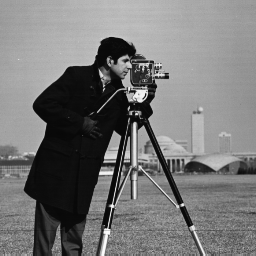
#> input picture imageEnhancement/cameraman.png, 256 x 256 px
$ jupyter execute 'Image Enhancement.ipynb'
#> lines starting #> are read from the running program, lines starting #| are printed output that depends on the picture
# Image Enhancement

Author Noshaba Nasir

[cell 1]
import cv2
import numpy as np
from matplotlib import pyplot as plt
import math

[cell 2]
# read image
#folder= "C:\\Users\\Admin\\Pictures\\Camera Roll\\"
#file= "C:\\Users\\Admin\\Pictures\\Camera Roll\\WIN_20211109_13_11_28_Pro.jpg"
folder=""
file= "cameraman.png"
img = cv2.imread(folder+file, 0)  # read image in grey scale
#> img is the input picture: shape (256, 256); min 7, max 253, mean 118.7

[cell 3]
# shape
m,n = img.shape
#> m = 256; n = 256
print(m,n)
#| 256 256

[cell 4]
# util functions to plot image, save image and create its histogram
def plotimage(img):
    plt.imshow(img)
    plt.title('my picture')
    plt.show()
plotimage(img)

def saveimage(file, img):
    cv2.imwrite(file, img)
#saveimage(folder+"\\bw.jpg", img)

# histrogram stretch
def create_histogram(img, title=""):
#> called with title = ''
    (unique,counts)=np.unique(img, return_counts=True)
#> unique = 247 values from 7 to 253; counts = 247 values, max 1685 at index 7, min 1 at index 246, mean 265.3
    #frequencies = numpy.asarray((unique, counts)).T
    fig = plt.figure()
    ax = fig.add_axes([0,0,1,1])
    ax.bar(unique,counts)
    ax.set_title(title)
    plt.show()
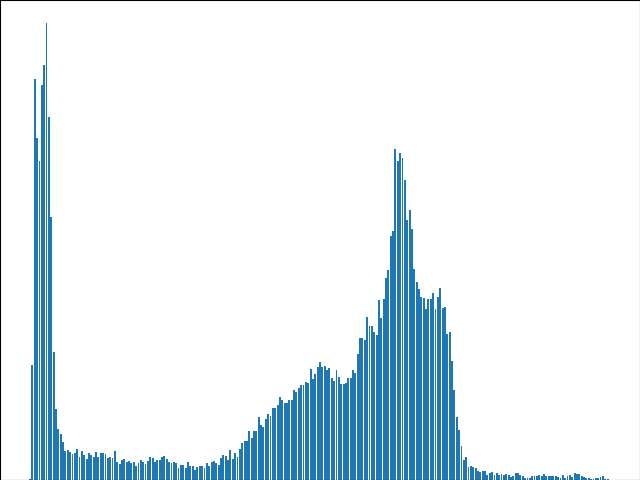
#> figure drawn by matplotlib, 1 panel; tallest bar 1685 high, from x = 13.6 to 14.4

create_histogram(img)

# Linear and Piece wise linear mapping

[cell 5]
# creating equations
def slopeintercept(t):
    slope= (t[3]-t[2])/(t[1]-t[0])
    intercept= t[3]-(slope*t[1])
    return slope, intercept

# specify mapping regions
# each tuple in point array is for two extreme points on the linear equation.
# for example to mape 0 - 35  to 0 - 150, tuple in points will be 0,35,0,150
points=[(0,35,0,150),(35,80,100,150), (80,200,100,255),(200,255,240,255)]
# eq array will contain slope and intercept of each linear piece
eq= [slopeintercept(i) for i in points]
#print(eq)

[cell 6]
def piecewise_mapping(z):
#> called with z = 156
    for i in range(len(points)):
        if z>=points[i][0] and z<points[i][1]:
            return z*eq[i][0]+eq[i][1]
    return z

vec_piecewise_mapping = np.vectorize(piecewise_mapping)
#just for testing
#mymatrix = np.matrix('27 28 30 ; 74 75 76; 245 200 255')
#result = vec_piecewise_mapping(mymatrix)
#print(result)

[cell 7]
mapped_image= vec_piecewise_mapping(img)
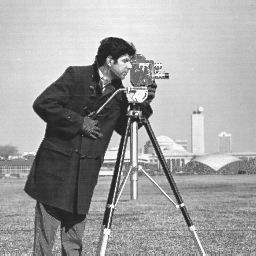
#> mapped_image: shape (256, 256) float64; min 30, max 254.5, mean 161.9
saveimage(folder+"mappedimg.png", mapped_image)
plotimage(mapped_image)

# Histogram stretch

[cell 8]
stretchedimg= img.copy()

# max min in image
_max= img.max()
_min=img.min()

# max min after mapping
MAX=255
MIN=0

stretchedimg= stretchedimg-_min
stretchedimg = stretchedimg/(_max-_min)
stretchedimg= stretchedimg*(MAX+MIN)+MIN


create_histogram(stretchedimg)
saveimage(folder+"stretched.png",stretchedimg)
plotimage(stretchedimg)

# Histogram Equalization

[cell 9]
# histogram equalization
# Frequencies of grey levels
(unique,counts)=np.unique(img, return_counts=True)
#> unique = 247 values from 7 to 253
# max value after mapping
MAX=255 #unique.max()

#rolling sum of counts
rolling_sum=np.cumsum(counts)
#> rolling_sum = 247 values from 4 to 65536
#normalize

rollingsum_max= rolling_sum.max()
#> rollingsum_max = 65536
rolling_sum= rolling_sum*MAX/rollingsum_max
#> rolling_sum = 247 values from 0.0156 to 255
#round to nearest integer
rolling_sum= np.rint(rolling_sum)
#> rolling_sum = 247 values from 0 to 255

# can create a hashmap to spead up
map_old_new= {}
for i in range(len(unique)):
    #print(OLD[i],NEW[i] )
    map_old_new[unique[i]]=rolling_sum[i]
#> after the loop, map_old_new = 247 items

#print(unique,rolling_sum,map_old_new )

[cell 10]
def hist_equalization_map(z):
    return int(map_old_new.get(z,z))
vec_hist_equalization_map = np.vectorize(hist_equalization_map)
#just for testing
#hist_equalization_map(24, )
#a=np.array([7,8,10])
#vec_hist_equalization_map(a)

[cell 11]
hist_equalized_img=vec_hist_equalization_map(img)
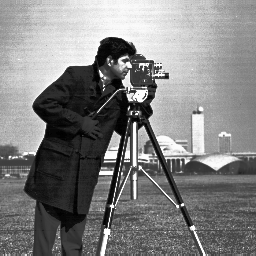
#> hist_equalized_img: shape (256, 256) int64; min 0, max 255, mean 128.8
create_histogram(hist_equalized_img)
#> call 3 of create_histogram, with title = ''
#> in create_histogram (call 3), `(unique,counts)=np.unique(img, return_counts=True)`: unique = 131 values from 0 to 255; counts = 131 values, max 1685 at index 7, min 4 at index 0, mean 500.3
#> in create_histogram (call 3), `plt.show()`:
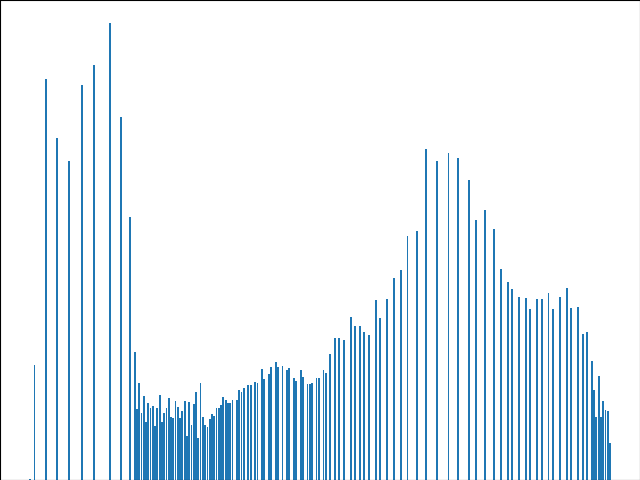
#> figure drawn by matplotlib, 1 panel; tallest bar 1685 high, from x = 34.6 to 35.4
saveimage(folder+"hist_equalized_img.png",hist_equalized_img)
plotimage(hist_equalized_img)

$ run again, with imageEnhancement/gorilla.PNG copied over imageEnhancement/cameraman.png
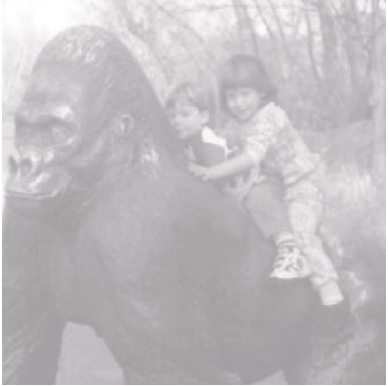
#> input picture imageEnhancement/gorilla.PNG, 388 x 386 px
#| 386 388
#> in create_histogram, `(unique,counts)=np.unique(img, return_counts=True)`: unique = 99 values from 157 to 255; counts = 99 values, max 10721 at index 10, min 2 at index 0, mean 1512.8
#> `(unique,counts)=np.unique(img, return_counts=True)`: unique = 99 values from 157 to 255
#> `rolling_sum=np.cumsum(counts)`: rolling_sum = 99 values from 2 to 149768
#> rollingsum_max = 149768
#> `rolling_sum= rolling_sum*MAX/rollingsum_max`: rolling_sum = 99 values from 0.00341 to 255
#> `rolling_sum= np.rint(rolling_sum)`: rolling_sum = 99 values from 0 to 255
#> the loop `for i in range(len(unique)):` made 99 passes
#> after the loop `for i in range(len(unique)):`: map_old_new = 99 items
#> `hist_equalized_img=vec_hist_equalization_map(img)`:
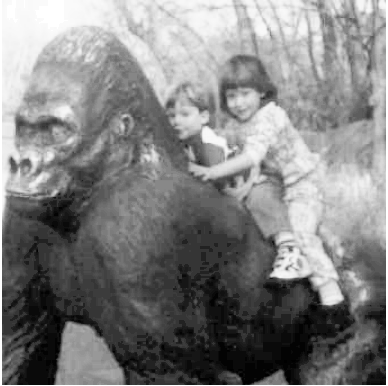
#> hist_equalized_img: shape (386, 388) int64; min 0, max 255, mean 130
#> in create_histogram (call 3), `(unique,counts)=np.unique(img, return_counts=True)`: unique = 80 values from 0 to 255; counts = 80 values, max 10778 at index 7, min 95 at index 0, mean 1872.1
#> in create_histogram (call 3), `plt.show()`:
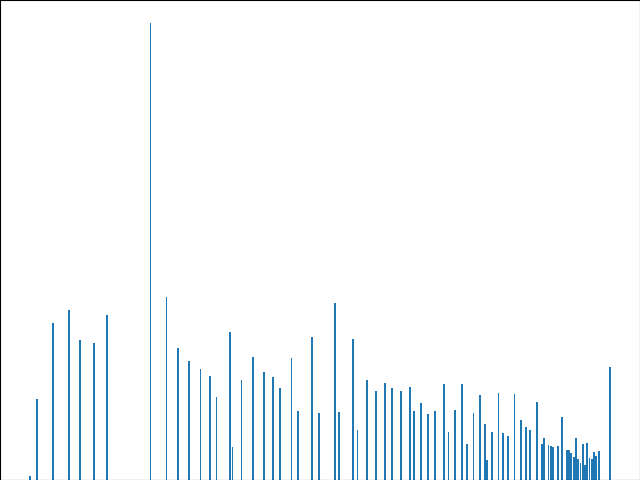
#> figure drawn by matplotlib, 1 panel; tallest bar 10778 high, from x = 52.6 to 53.4
